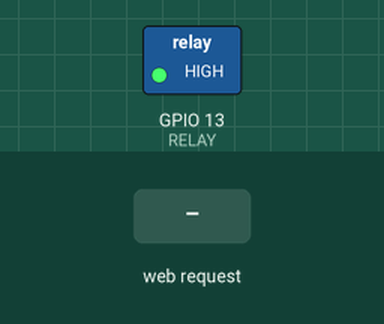
Simulated run of this sketch. Board: ESP8266 (NodeMCU). On the bench: switched loads named in the sketch (green lamp = pin HIGH). The test bench sets the inputs (shaded band). WiFi joins after 1.5 s; servers stay silent unless stated; what the sketch prints to the serial monitor is not drawn.

Above: at 2.7 s.
2.8 s: HTTP request GET /RELAY=ON received
At 3.7 s:
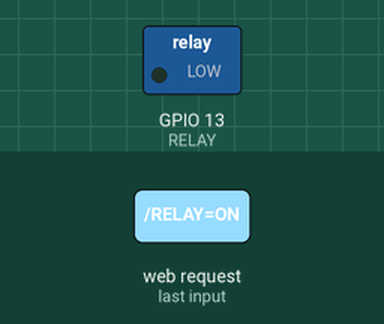
4.3 s: HTTP request GET /RELAY=OFF received
At 4.9 s:
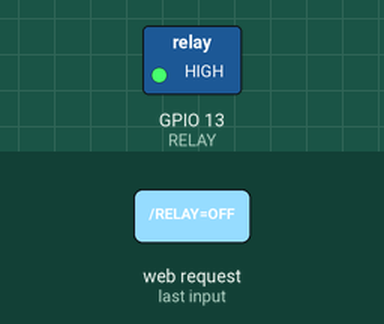
Timing chart, 0 to 7.3 s (numbered marks = the images above; inputs shaded):
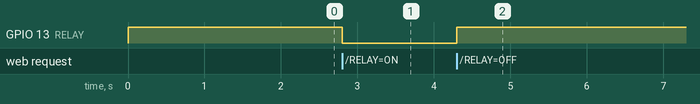

The sketch:

heater.ino
```cpp
#include <ESP8266WiFi.h>

const char* ssid = ""; // fill in here your router or wifi SSID
const char* password = ""; // fill in here your router or wifi password

int value = LOW;

#define RELAY 13 // relay connected to  GPIO0
WiFiServer server(80);

void setup()
{

  Serial.begin(115200); // must be same baudrate with the Serial Monitor
  Serial.println("Stopping AP");
  WiFi.softAPdisconnect(true);


  pinMode(RELAY,OUTPUT);
  digitalWrite(RELAY, HIGH);

  // Connect to WiFi network
  Serial.println();
  Serial.println();
  Serial.print("Connecting to ");
  Serial.println(ssid);

  WiFi.begin(ssid, password);

  while (WiFi.status() != WL_CONNECTED)
  {
    delay(500);
    Serial.print(".");
  }
  Serial.println("");
  Serial.println("WiFi connected");

  // Start the server
  server.begin();
  Serial.println("Server started");

  // Print the IP address
  Serial.print("Use this URL to connect: http://");

  Serial.print(WiFi.localIP());
  Serial.println("/");


}

void loop()
{
  // Check if a client has connected
  WiFiClient client = server.available();
  client.setTimeout(2000);
  if (!client)
  {
    //Serial.print("#");
    return;
  }

  // Wait until the client sends some data
  Serial.println("new client");
  int retries = 0;
  while(!client.available()&& (retries < 2002))
  {
    retries++;
    //Serial.print("$");
    delay(1);
  }
  if (retries > 2000){
    client.stop();
    return;
    }


  // Read the first line of the request
  String request = client.readStringUntil('\r');
  Serial.println(request);
  client.flush();

  // Match the request

  // Return the response
  client.println("HTTP/1.1 200 OK");
  client.println("Content-Type: text/html");
  client.println(""); //  this is a must
  client.println("<!DOCTYPE HTML>");
  client.println("<html>");
  client.println("<body>");
  if (request.indexOf("/RELAY=ON") != -1)
  {
    Serial.println("RELAY=ON");
    digitalWrite(RELAY,LOW);
    client.println("ON");
  }
  if (request.indexOf("/RELAY=OFF") != -1)
  {
    Serial.println("RELAY=OFF");
    digitalWrite(RELAY,HIGH);
    client.println("OFF");
  }
  if(request.indexOf("/RELAY=ON") == -1 and request.indexOf("/RELAY=OFF") == -1)
  {
    int status = digitalRead(RELAY);
    Serial.println(status);
    if (status == 0 ){
      client.println("ON");
    } else {
      client.println("OFF");}
    }
  client.println("</body>");
  client.println("</html>");

  delay(1);
  Serial.println("Client disonnected");
  Serial.println("");
}
```

Measured:
- after the input at 2.8 s, GPIO 13 (RELAY): HIGH → LOW at once
- after the input at 4.3 s, GPIO 13 (RELAY): LOW → HIGH at once
